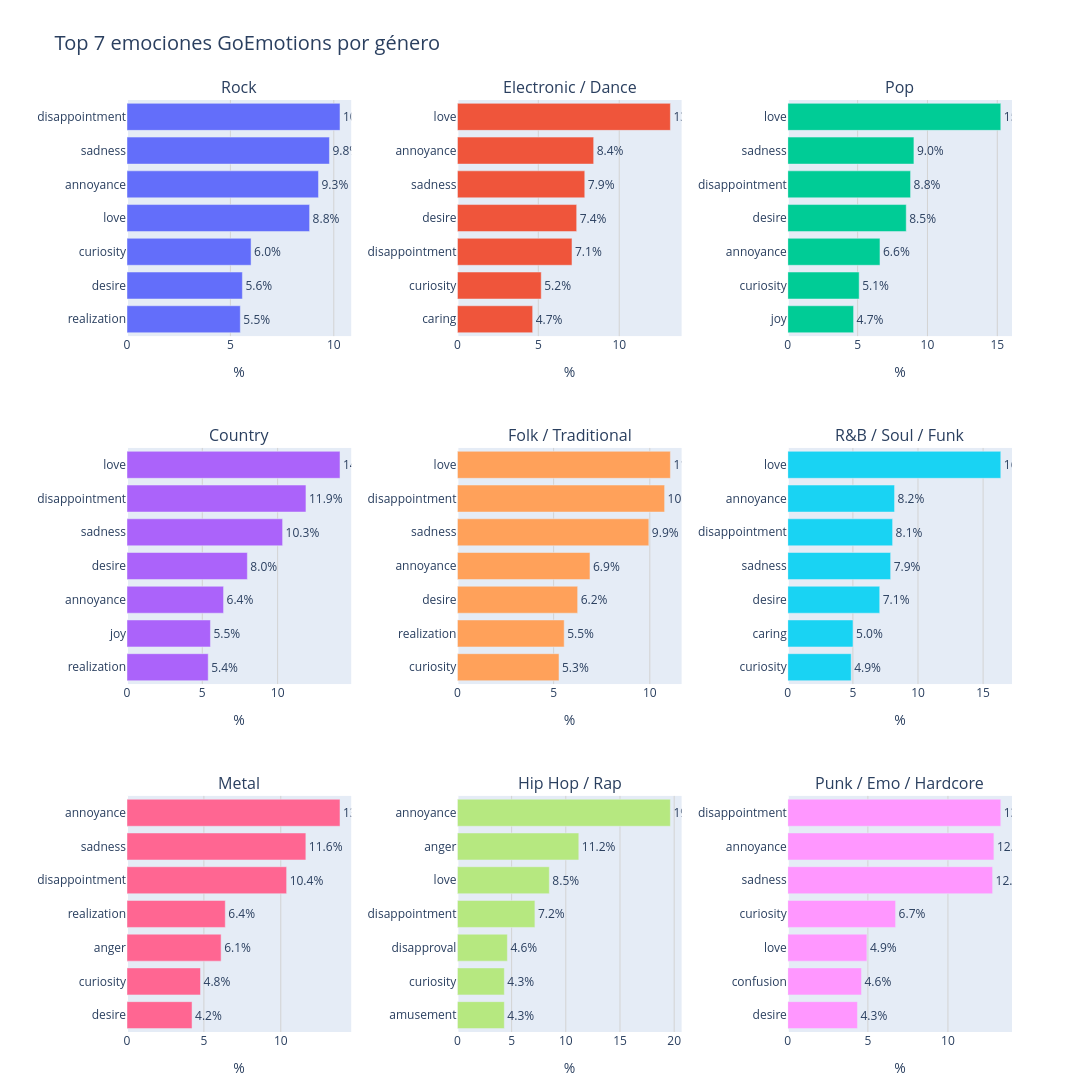

This figure's notebook cell:
### Markdown cell above
#### **4.4. Emociones predominantes por género**

Este panel compuesto por múltiples subgráficos ilustra las 5 emociones predominantes del modelo GoEmotions para nueve géneros musicales específicos. Mediante barras horizontales, detalla el porcentaje exacto de cada emoción dentro de estilos como el Rock, Pop o Metal. Esta vista facilita la comparación directa, revelando rápidamente el perfil emocional complejo y los matices sentimentales únicos que caracterizan a cada género musical.

### Code cell
# ============================================================
# 5. GoEmotions por género
# ============================================================


pio.renderers.default = "vscode"

# ------------------------------------------------------------
# Configuración
# ------------------------------------------------------------

target_genres = [
    "Rock",
    "Electronic / Dance",
    "Pop",
    "Country",
    "Folk / Traditional",
    "R&B / Soul / Funk",
    "Metal",
    "Hip Hop / Rap",
    "Punk / Emo / Hardcore"
]

TOP_N = 7

# ------------------------------------------------------------
# Detectar columnas de GoEmotions
# ------------------------------------------------------------

goemotion_pct_cols = [
    col for col in genre_goemotions_final.columns
    if col.startswith("pct_go_")
]

# Crear dataframe largo
plot_long = genre_goemotions_final[
    ["genre"] + goemotion_pct_cols
].copy()

plot_long = plot_long[plot_long["genre"].isin(target_genres)].copy()

plot_long = plot_long.melt(
    id_vars="genre",
    value_vars=goemotion_pct_cols,
    var_name="emotion",
    value_name="percentage"
)

plot_long["emotion"] = plot_long["emotion"].str.replace("pct_go_", "", regex=False)


# ============================================================
# Mostrar con Plotly
# ============================================================

fig_plotly = make_subplots(
    rows=3,
    cols=3,
    subplot_titles=target_genres,
    horizontal_spacing=0.12,
    vertical_spacing=0.12
)

for i, genre_name in enumerate(target_genres):
    row = i // 3 + 1
    col = i % 3 + 1

    genre_data = plot_long[plot_long["genre"] == genre_name].copy()

    genre_data = genre_data.sort_values("percentage", ascending=False).head(TOP_N)
    genre_data = genre_data.sort_values("percentage", ascending=True)

    fig_plotly.add_trace(
        go.Bar(
            x=genre_data["percentage"],
            y=genre_data["emotion"],
            orientation="h",
            text=[f"{v:.1f}%" for v in genre_data["percentage"]],
            textposition="outside",
            showlegend=False
        ),
        row=row,
        col=col
    )

    fig_plotly.update_xaxes(
        title_text="%",
        showgrid=True,
        gridcolor="lightgray",
        row=row,
        col=col
    )

    fig_plotly.update_yaxes(
        title_text="",
        row=row,
        col=col
    )

fig_plotly.update_layout(
    width=1400,
    height=1100,
    title=dict(
        text=f"Top {TOP_N} emociones GoEmotions por género",
        font=dict(size=20)
    ),
    margin=dict(l=80, r=80, t=100, b=60)
)

fig_plotly.show()

### Figure 1 — Plotly figure (JSON) as saved in the notebook; plotly's stock layout.template omitted (floating-point values rounded to 4 significant figures)
{"data": [{"orientation": "h", "showlegend": false, "text": ["5.5%", "5.6%", "6.0%", "8.8%", "9.3%", "9.8%", "10.3%"], "textposition": "outside", "type": "bar", "x": [5.48, 5.58, 6.0, 8.83, 9.26, 9.79, 10.3], "xaxis": "x", "y": ["realization", "desire", "curiosity", "love", "annoyance", "sadness", "disappointment"], "yaxis": "y"}, {"orientation": "h", "showlegend": false, "text": ["4.7%", "5.2%", "7.1%", "7.4%", "7.9%", "8.4%", "13.2%"], "textposition": "outside", "type": "bar", "x": [4.65, 5.18, 7.08, 7.37, 7.87, 8.42, 13.16], "xaxis": "x2", "y": ["caring", "curiosity", "disappointment", "desire", "sadness", "annoyance", "love"], "yaxis": "y2"}, {"orientation": "h", "showlegend": false, "text": ["4.7%", "5.1%", "6.6%", "8.5%", "8.8%", "9.0%", "15.2%"], "textposition": "outside", "type": "bar", "x": [4.71, 5.11, 6.6, 8.48, 8.79, 9.03, 15.25], "xaxis": "x3", "y": ["joy", "curiosity", "annoyance", "desire", "disappointment", "sadness", "love"], "yaxis": "y3"}, {"orientation": "h", "showlegend": false, "text": ["5.4%", "5.5%", "6.4%", "8.0%", "10.3%", "11.9%", "14.1%"], "textposition": "outside", "type": "bar", "x": [5.39, 5.54, 6.41, 7.99, 10.33, 11.88, 14.14], "xaxis": "x4", "y": ["realization", "joy", "annoyance", "desire", "sadness", "disappointment", "love"], "yaxis": "y4"}, {"orientation": "h", "showlegend": false, "text": ["5.3%", "5.5%", "6.2%", "6.9%", "9.9%", "10.8%", "11.1%"], "textposition": "outside", "type": "bar", "x": [5.28, 5.55, 6.25, 6.89, 9.95, 10.77, 11.07], "xaxis": "x5", "y": ["curiosity", "realization", "desire", "annoyance", "sadness", "disappointment", "love"], "yaxis": "y5"}, {"orientation": "h", "showlegend": false, "text": ["4.9%", "5.0%", "7.1%", "7.9%", "8.1%", "8.2%", "16.4%"], "textposition": "outside", "type": "bar", "x": [4.87, 5.01, 7.06, 7.9, 8.05, 8.2, 16.36], "xaxis": "x6", "y": ["curiosity", "caring", "desire", "sadness", "disappointment", "annoyance", "love"], "yaxis": "y6"}, {"orientation": "h", "showlegend": false, "text": ["4.2%", "4.8%", "6.1%", "6.4%", "10.4%", "11.6%", "13.8%"], "textposition": "outside", "type": "bar", "x": [4.23, 4.78, 6.12, 6.39, 10.38, 11.63, 13.85], "xaxis": "x7", "y": ["desire", "curiosity", "anger", "realization", "disappointment", "sadness", "annoyance"], "yaxis": "y7"}, {"orientation": "h", "showlegend": false, "text": ["4.3%", "4.3%", "4.6%", "7.2%", "8.5%", "11.2%", "19.6%"], "textposition": "outside", "type": "bar", "x": [4.33, 4.33, 4.61, 7.15, 8.48, 11.2, 19.65], "xaxis": "x8", "y": ["amusement", "curiosity", "disapproval", "disappointment", "love", "anger", "annoyance"], "yaxis": "y8"}, {"orientation": "h", "showlegend": false, "text": ["4.3%", "4.6%", "4.9%", "6.7%", "12.8%", "12.9%", "13.3%"], "textposition": "outside", "type": "bar", "x": [4.35, 4.6, 4.94, 6.73, 12.79, 12.87, 13.3], "xaxis": "x9", "y": ["desire", "confusion", "love", "curiosity", "sadness", "annoyance", "disappointment"], "yaxis": "y9"}], "layout": {"annotations": [{"font": {"size": 16}, "showarrow": false, "text": "Rock", "x": 0.1267, "xanchor": "center", "xref": "paper", "y": 1, "yanchor": "bottom", "yref": "paper"}, {"font": {"size": 16}, "showarrow": false, "text": "Electronic / Dance", "x": 0.5, "xanchor": "center", "xref": "paper", "y": 1, "yanchor": "bottom", "yref": "paper"}, {"font": {"size": 16}, "showarrow": false, "text": "Pop", "x": 0.8733, "xanchor": "center", "xref": "paper", "y": 1, "yanchor": "bottom", "yref": "paper"}, {"font": {"size": 16}, "showarrow": false, "text": "Country", "x": 0.1267, "xanchor": "center", "xref": "paper", "y": 0.6267, "yanchor": "bottom", "yref": "paper"}, {"font": {"size": 16}, "showarrow": false, "text": "Folk / Traditional", "x": 0.5, "xanchor": "center", "xref": "paper", "y": 0.6267, "yanchor": "bottom", "yref": "paper"}, {"font": {"size": 16}, "showarrow": false, "text": "R&B / Soul / Funk", "x": 0.8733, "xanchor": "center", "xref": "paper", "y": 0.6267, "yanchor": "bottom", "yref": "paper"}, {"font": {"size": 16}, "showarrow": false, "text": "Metal", "x": 0.1267, "xanchor": "center", "xref": "paper", "y": 0.2533, "yanchor": "bottom", "yref": "paper"}, {"font": {"size": 16}, "showarrow": false, "text": "Hip Hop / Rap", "x": 0.5, "xanchor": "center", "xref": "paper", "y": 0.2533, "yanchor": "bottom", "yref": "paper"}, {"font": {"size": 16}, "showarrow": false, "text": "Punk / Emo / Hardcore", "x": 0.8733, "xanchor": "center", "xref": "paper", "y": 0.2533, "yanchor": "bottom", "yref": "paper"}], "height": 1100, "margin": {"b": 60, "l": 80, "r": 80, "t": 100}, "title": {"font": {"size": 20}, "text": "Top 7 emociones GoEmotions por género"}, "width": 1400, "xaxis": {"anchor": "y", "domain": [0, 0.2533], "gridcolor": "lightgray", "showgrid": true, "title": {"text": "%"}}, "xaxis2": {"anchor": "y2", "domain": [0.3733, 0.6267], "gridcolor": "lightgray", "showgrid": true, "title": {"text": "%"}}, "xaxis3": {"anchor": "y3", "domain": [0.7467, 1], "gridcolor": "lightgray", "showgrid": true, "title": {"text": "%"}}, "xaxis4": {"anchor": "y4", "domain": [0, 0.2533], "gridcolor": "lightgray", "showgrid": true, "title": {"text": "%"}}, "xaxis5": {"anchor": "y5", "domain": [0.3733, 0.6267], "gridcolor": "lightgray", "showgrid": true, "title": {"text": "%"}}, "xaxis6": {"anchor": "y6", "domain": [0.7467, 1], "gridcolor": "lightgray", "showgrid": true, "title": {"text": "%"}}, "xaxis7": {"anchor": "y7", "domain": [0, 0.2533], "gridcolor": "lightgray", "showgrid": true, "title": {"text": "%"}}, "xaxis8": {"anchor": "y8", "domain": [0.3733, 0.6267], "gridcolor": "lightgray", "showgrid": true, "title": {"text": "%"}}, "xaxis9": {"anchor": "y9", "domain": [0.7467, 1], "gridcolor": "lightgray", "showgrid": true, "title": {"text": "%"}}, "yaxis": {"anchor": "x", "domain": [0.7467, 1], "title": {"text": ""}}, "yaxis2": {"anchor": "x2", "domain": [0.7467, 1], "title": {"text": ""}}, "yaxis3": {"anchor": "x3", "domain": [0.7467, 1], "title": {"text": ""}}, "yaxis4": {"anchor": "x4", "domain": [0.3733, 0.6267], "title": {"text": ""}}, "yaxis5": {"anchor": "x5", "domain": [0.3733, 0.6267], "title": {"text": ""}}, "yaxis6": {"anchor": "x6", "domain": [0.3733, 0.6267], "title": {"text": ""}}, "yaxis7": {"anchor": "x7", "domain": [0, 0.2533], "title": {"text": ""}}, "yaxis8": {"anchor": "x8", "domain": [0, 0.2533], "title": {"text": ""}}, "yaxis9": {"anchor": "x9", "domain": [0, 0.2533], "title": {"text": ""}}}}
